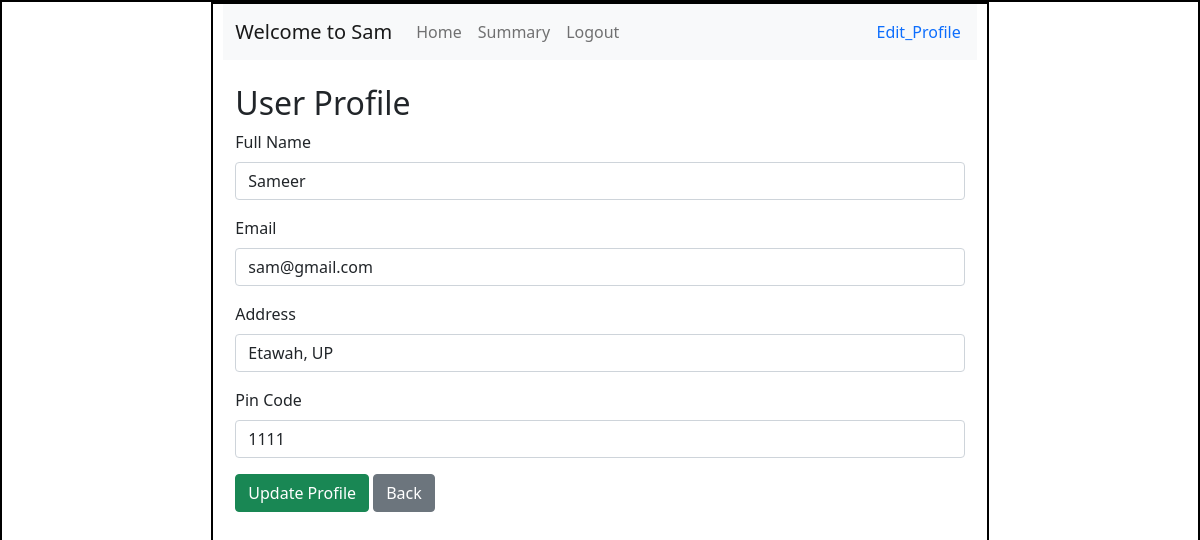
The app's page /profile/2 (signed in) with its own data.
### models/model.py (models this page shows)
class User(db.Model):
    id = db.Column(db.Integer(),primary_key = True)
    username = db.Column(db.String(),unique=True,nullable = False)
    email = db.Column(db.String(),unique = True, nullable = False)
    password = db.Column(db.String(),nullable= False)
    full_name = db.Column(db.String(),nullable= False)
    address = db.Column(db.String(),nullable= False)
    pin_code = db.Column(db.Integer(),nullable= False)
    type = db.Column(db.String(),default ="general")
    reservations = db.relationship("Reserve_parking_spot", backref="user", cascade="all, delete")

### controllers/user_controller.py (the view, shortened to what this page needs)
@user_bp.route("/profile/<int:user_id>", methods=["GET", "POST"])
def profile(user_id):
    this_user = User.query.get_or_404(user_id)
    if session.get("user_id") != user_id:
        flash("Unauthorized access")
        return redirect(url_for("admin.login"))
    return render_template("userprofile.html", this_user=this_user)

### templates/userprofile.html (shortened to what this page needs)
<!DOCTYPE html>
<html lang="en">
<head>
    <link rel="stylesheet" href="../static/style.css">
    <link href="https://cdn.jsdelivr.net/npm/bootstrap@5.0.2/dist/css/bootstrap.min.css" rel="stylesheet"
>
</head>
<body>
    <div id="main">
        <div id="canvas" class="overflow-auto">
            <nav class="navbar navbar-expand-lg navbar-light bg-light">
                <div class="container-fluid">
                    <a class="navbar-brand" href="#">Welcome to {{this_user.username}}</a>
                    <div class="collapse navbar-collapse " id="navbarSupportedContent">
                        <ul class="navbar-nav me-auto mb-2 mb-lg-0">
                            <li class="nav-item">
                                <a class="nav-link" href="{{ url_for('user.user', user_id=this_user.id) }}">Home</a>
                            </li>
                            <li class="nav-item">
                                <a class="nav-link" href="{{ url_for('user.summary') }}">Summary</a>
                            </li>
                            <li class="nav-item">
                                <a class="nav-link" href="{{ url_for('admin.login') }}">Logout</a>
                            </li>
                        </ul>
                    </div>
                </div>
                <div class="text-center">
                    <a class="nav-link" href="{{ url_for('user.profile', user_id=this_user.id) }}">Edit_Profile</a>
                </div>
            </nav>
            <div id="content">
                <div class="container mt-4">
                    <h2>User Profile</h2>
                    <form method="POST">
                        <div class="mb-3">
                            <label for="full_name" class="form-label">Full Name</label>
                            <input type="text" class="form-control" name="full_name" value="{{ this_user.full_name }}">
                        </div>
                        <div class="mb-3">
                            <label for="email" class="form-label">Email</label>
                            <input type="email" class="form-control" name="email" value="{{ this_user.email }}">
                        </div>
                        <div class="mb-3">
                            <label for="address" class="form-label">Address</label>
                            <input type="text" class="form-control" name="address" value="{{ this_user.address }}">
                        </div>
                        <div class="mb-3">
                            <label for="pin_code" class="form-label">Pin Code</label>
                            <input type="text" class="form-control" name="pin_code" value="{{ this_user.pin_code }}">
                        </div>
                        <button type="submit" class="btn btn-success">Update Profile</button>
                        <a href="{{ url_for('user.user', user_id=this_user.id) }}" class="btn btn-secondary">Back</a>
                    </form>
                </div>
            </div>
        </div>
    </div>
</body>
</html>

### static/style.css (style rules this page uses)
* { margin: 0; }
#main, #canvas { border: 2px solid black; }
#canvas { width: 65%; height: 800px; margin: auto; padding-left: 10px; padding-right: 10px; }

### records on screen
User: username "Sam", full_name "Sameer", email "sam@gmail.com", address "Etawah, UP", pin_code "1111"
